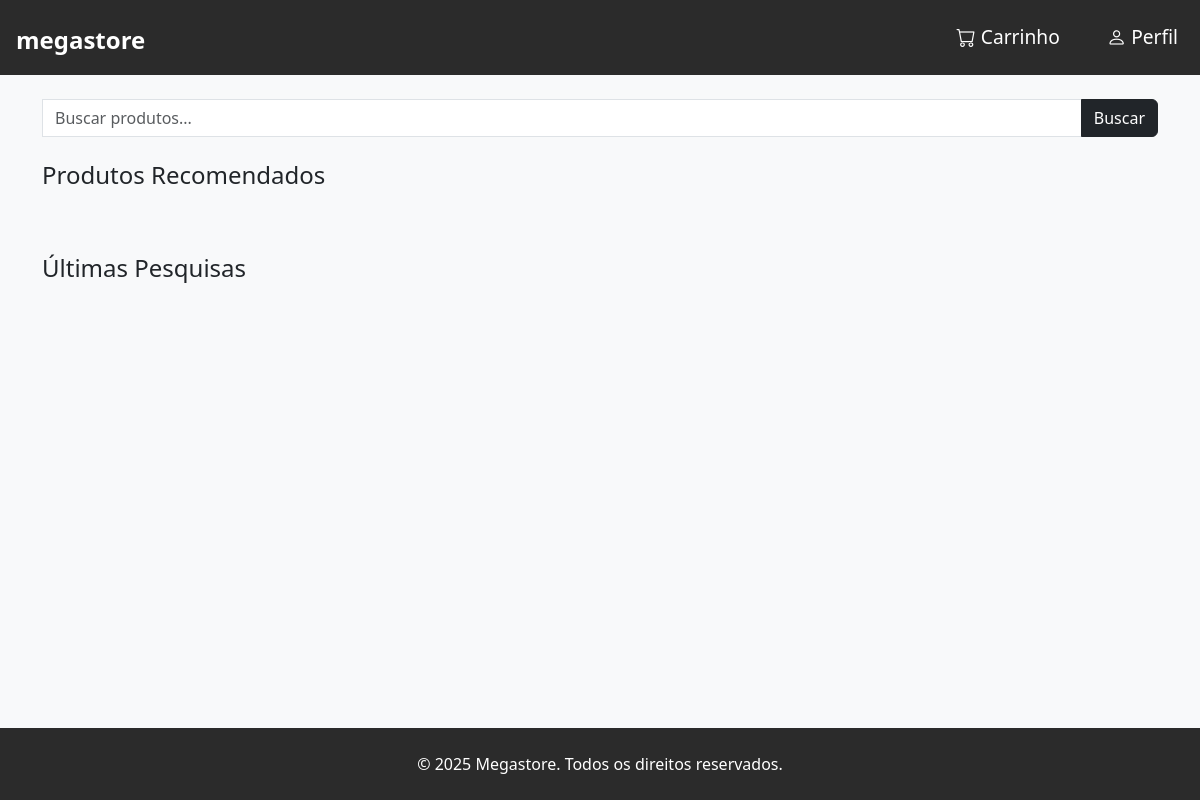
/, run on an earlier commit of the app's database.
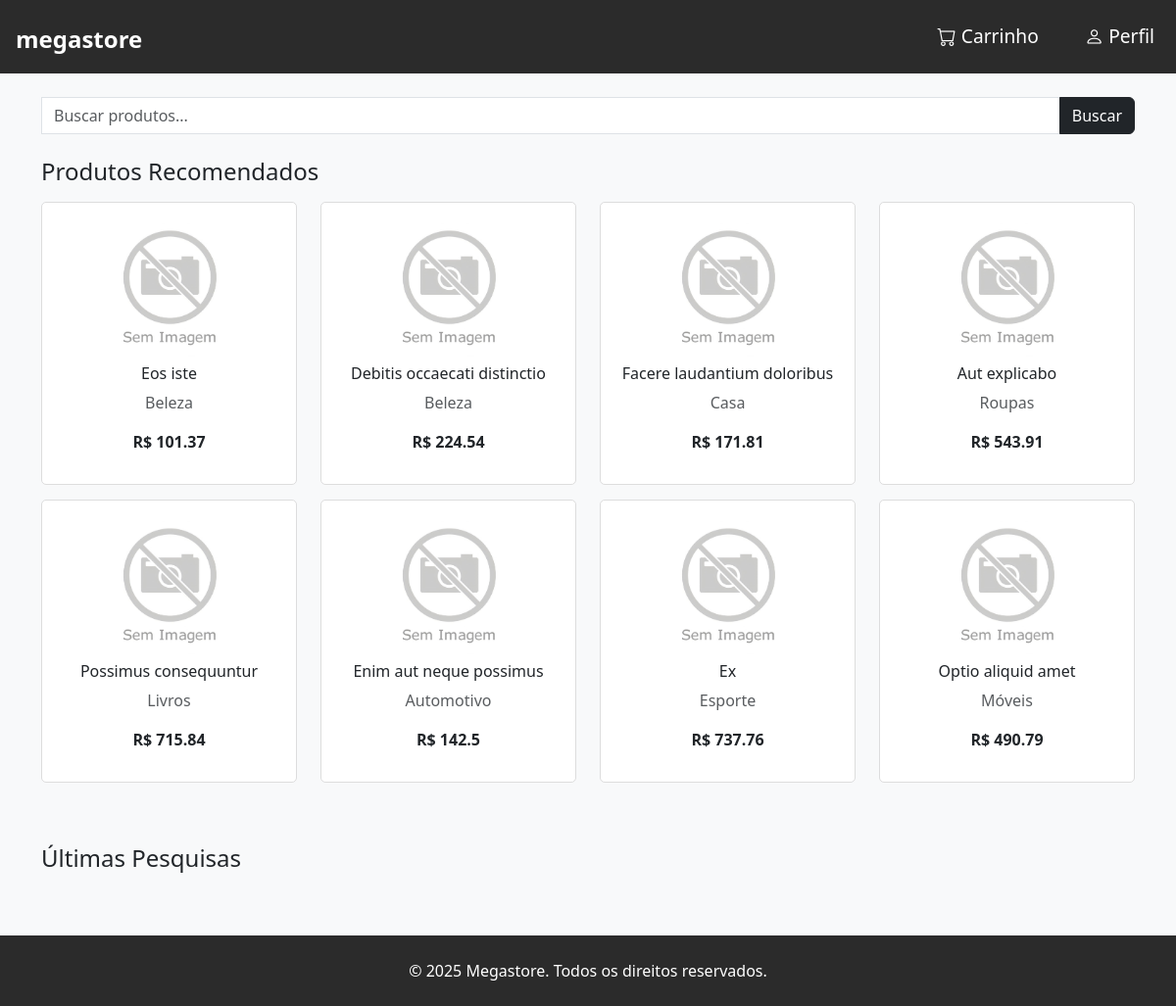
And on a later commit of the database.
### app/models.py (models this page shows)
class Produtos(db.Model):
    __tablename__ = "produtos"
    id = db.Column(db.Integer, primary_key=True)
    nome = db.Column(db.String(200), nullable=False)
    categoria = db.Column(db.String(100), nullable=True)
    quantidade = db.Column(db.Integer, nullable=True)
    descricao = db.Column(db.Text, nullable=True)
    preco = db.Column(db.Float, nullable=True)
    created_at = db.Column(db.DateTime, default=datetime.datetime.utcnow)

class ProdutoImagem(db.Model):
    __tablename__ = "produto_imagens"
    id = db.Column(db.Integer, primary_key=True)
    produto_id = db.Column(db.Integer, db.ForeignKey('produtos.id', ondelete='CASCADE'), nullable=False)
    filename = db.Column(db.String(300), nullable=False)   # arquivo salvo em app/static/uploads/
    mimetype = db.Column(db.String(50), nullable=True)
    is_primary = db.Column(db.Boolean, default=False)
    produto = db.relationship('Produtos', backref=db.backref('imagens', lazy='dynamic', cascade="all, delete-orphan"))

### app/views.py (the view)
@app.route('/', methods=['GET', 'POST'])
def index():
    termo = request.form.get('termo', '')
    if termo:
        produtos = Produtos.query.filter(
            or_(
                Produtos.nome.ilike(f'%{termo}%'),
                Produtos.categoria.ilike(f'%{termo}%')
            )
        ).all()
    else:
        produtos = Produtos.query.order_by(Produtos.created_at.desc()).limit(8).all()
    return render_template('index.html', produtos_recomendados=produtos, ultimas_pesquisas=[termo] if termo else [])

### app/__init__.py (called while the page is built)
@app.after_request
def aplicar_csp(response):
    response.headers['Content-Security-Policy'] = "script-src 'self';"
    return response

### app/templates/index.html (shortened to what this page needs)
<!DOCTYPE html>
<html lang="pt-br">
<head>
  <link href="https://cdn.jsdelivr.net/npm/bootstrap@5.3.0/dist/css/bootstrap.min.css" rel="stylesheet">
  <link href="https://cdn.jsdelivr.net/npm/bootstrap-icons@1.10.5/font/bootstrap-icons.css" rel="stylesheet">
  <link rel="stylesheet" href="{{ url_for('static', filename='css/style.css') }}">
</head>
<body class="d-flex flex-column min-vh-100">
  <header class="d-flex justify-content-between align-items-center p-3" style="background-color: #2b2b2b;">
    <div class="logo">
      <a href="{{ url_for('index') }}" class="text-white text-decoration-none fs-4 fw-bold">megastore</a>
    </div>
    <div>
      <button class="icon-btn text-white me-3"><i class="bi bi-cart"></i> Carrinho</button>
      <button class="icon-btn text-white"><i class="bi bi-person"></i> Perfil</button>
    </div>
  </header>
  <section class="search-bar container my-4">
    <form method="POST" class="input-group">
      <input type="text" name="termo" class="form-control" placeholder="Buscar produtos..." aria-label="Buscar produtos">
      <button class="btn btn-dark" type="submit">Buscar</button>
    </form>
  </section>
  <section class="container">
    <h4 class="mb-3">Produtos Recomendados</h4>
    <div class="row">
      {% for produto in produtos_recomendados %}
      <div class="col-md-3">
        <a href="{{ url_for('produto_details', id=produto.id) }}" class="text-decoration-none text-dark">
          <div class="product-card text-center">
            {% set imagem = produto.imagens.filter_by(is_primary=True).first() %}
            {% if imagem %}
              <img src="{{ url_for('static', filename='uploads/' ~ imagem.filename) }}" alt="{{ produto.nome }}" class="img-fluid mb-2">
            {% else %}
              <img src="{{ url_for('static', filename='images/default.png') }}" alt="Sem imagem" class="img-fluid mb-2">
            {% endif %}
            <h6>{{ produto.nome }}</h6>
            <p class="text-muted">{{ produto.categoria }}</p>
            <p class="fw-bold">R$ {{ produto.preco }}</p>
          </div>
        </a>
      </div>
      {% endfor %}
    </div>
  </section>
  <section class="container my-5">
    <h4 class="mb-3">Últimas Pesquisas</h4>
  </section>
  <footer class="text-center p-4 mt-auto" style="background-color: #2b2b2b; color: white;">
    <p class="mb-0">&copy; 2025 Megastore. Todos os direitos reservados.</p>
  </footer>
</body>
</html>

What changed in the data, as far as the page shows it:
added Produtos: filename (placeholder picture), nome "Eos iste", categoria "Beleza", preco "101.37"
added Produtos: filename (placeholder picture), nome "Debitis occaecati distinctio", categoria "Beleza", preco "224.54"
added Produtos: filename (placeholder picture), nome "Facere laudantium doloribus", categoria "Casa", preco "171.81"
added Produtos: filename (placeholder picture), nome "Aut explicabo", categoria "Roupas", preco "543.91"
added Produtos: filename (placeholder picture), nome "Possimus consequuntur", categoria "Livros", preco "715.84"
added Produtos: filename (placeholder picture), nome "Enim aut neque possimus", categoria "Automotivo", preco "142.5"
added Produtos: filename (placeholder picture), nome "Ex", categoria "Esporte", preco "737.76"
added Produtos: filename (placeholder picture), nome "Optio aliquid amet", categoria "Móveis", preco "490.79"
